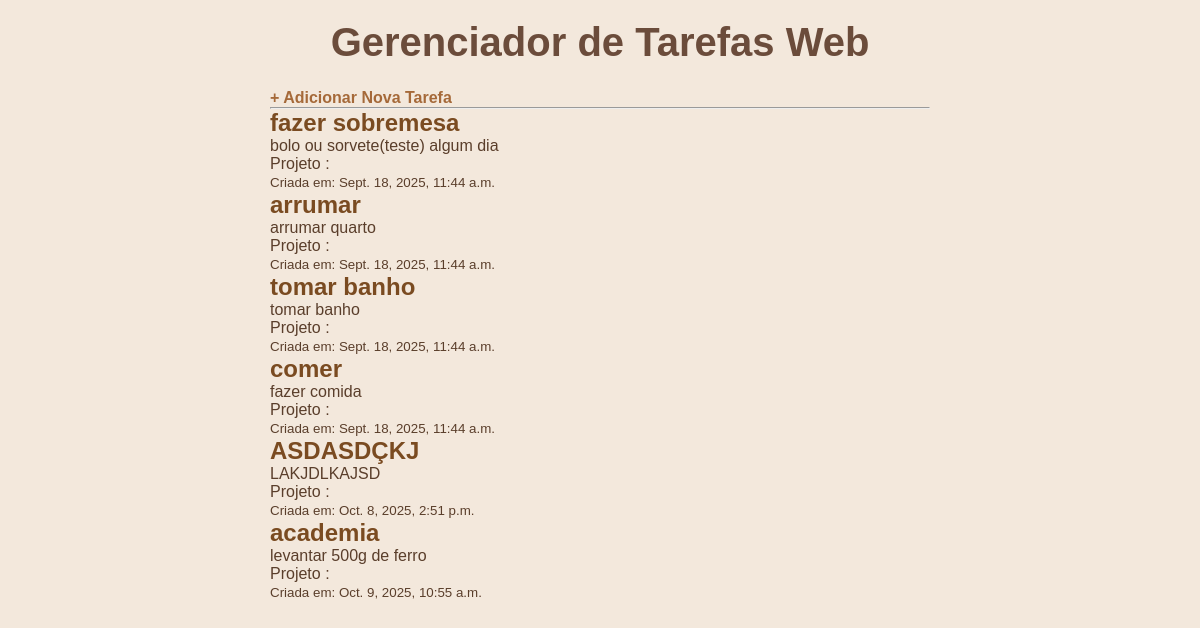
Page /tarefas/ on the earlier database version.
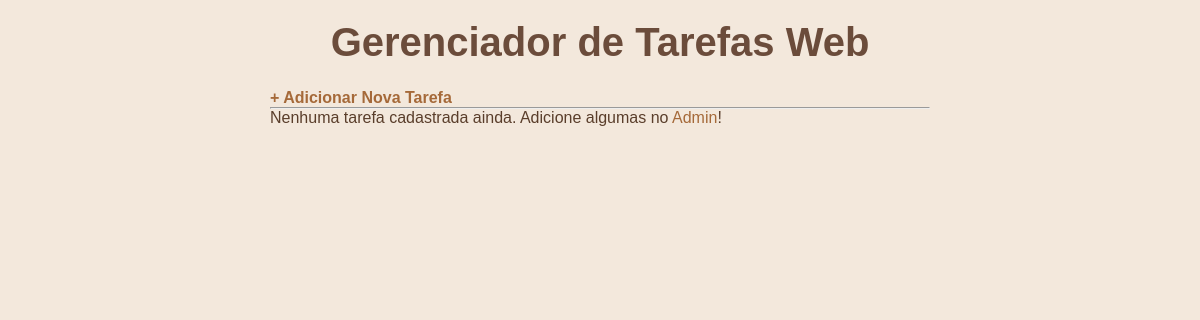
Same page on the later database version.
### tarefas/models.py (models this page shows, shortened)
class Tarefa (models.Model):
    titulo = models.CharField(max_length = 200)
    descricao = models.TextField(blank=True, null=True)
    data_criacao = models.DateTimeField (auto_now_add = True)
    concluida = models.BooleanField(default = False)
    projeto = models.ForeignKey(Projeto, on_delete = models.CASCADE, null=True,blank=True)

### tarefas/views.py (the view)
# urls.py: path('', views.listar_tarefas, name='lista_tarefas'),#seria/tarefa/
def listar_tarefas(request):
    tarefas_salvas = Tarefa.objects.all()
    contexto = {
        'minhas_tarefas': tarefas_salvas
    }
    return render(request, 'tarefas/lista.html', contexto)

### tarefas/templates/tarefas/lista.html (shortened to what this page needs)
<!DOCTYPE html>
<html lang="pt-br">
<head>
    {% load static %}
    <link rel="stylesheet" href="{% static 'lista/lista.css' %}">
</head>
<body>
    <h1>Gerenciador de Tarefas Web</h1>
    <a href="{% url 'adicionar_tarefa' %}"><strong>+ Adicionar Nova Tarefa</strong></a>
    <hr>
    {% for tarefa in minhas_tarefas %}
        <div class="tarefa {% if tarefa.concluida %}concluida{% endif %}">
            <h2><a href="{% url 'detalhe_tarefa' tarefa.id %}">{{ tarefa.titulo }}</a></h2>
            <p>{{ tarefa.descricao }}</p>
            <p>Projeto :{{tarefa.projeto.nome}}</p>
            <small>Criada em: {{ tarefa.data_criacao }}</small>
        </div>
    {% empty %}
        <p>Nenhuma tarefa cadastrada ainda. Adicione algumas no <a href="/admin/">Admin</a>!</p>
    {% endfor %}
</body>
</html>

### tarefas/static/lista/lista.css (style rules this page uses)
* { box-sizing: border-box; margin: 0; padding: 0; font-family: Arial, sans-serif; }
body { background: #f3e8dc; color: #5a3e2b; padding: 20px; max-width: 700px; margin: 0 auto; }
h1 { font-size: 2.5rem; color: #6b4c3b; text-align: center; margin-bottom: 1.5rem; }
a { color: #a56939; text-decoration: none; transition: color 0.3s ease; }

Differences in the rows shown:
removed Tarefa: titulo "fazer sobremesa", descricao "bolo ou sorvete(teste) algum dia", data_criacao "Sept. 18, 2025, 11:44 a.m."
removed Tarefa: titulo "arrumar", descricao "arrumar quarto", data_criacao "Sept. 18, 2025, 11:44 a.m."
removed Tarefa: titulo "tomar banho", descricao "tomar banho", data_criacao "Sept. 18, 2025, 11:44 a.m."
removed Tarefa: titulo "comer", descricao "fazer comida", data_criacao "Sept. 18, 2025, 11:44 a.m."
removed Tarefa: titulo "ASDASDÇKJ", descricao "LAKJDLKAJSD", data_criacao "Oct. 8, 2025, 2:51 p.m."
removed Tarefa: titulo "academia", descricao "levantar 500g de ferro", data_criacao "Oct. 9, 2025, 10:55 a.m."
Other differences:
text now shown: "Nenhuma tarefa cadastrada ainda. Adicione algumas no Admin !"
